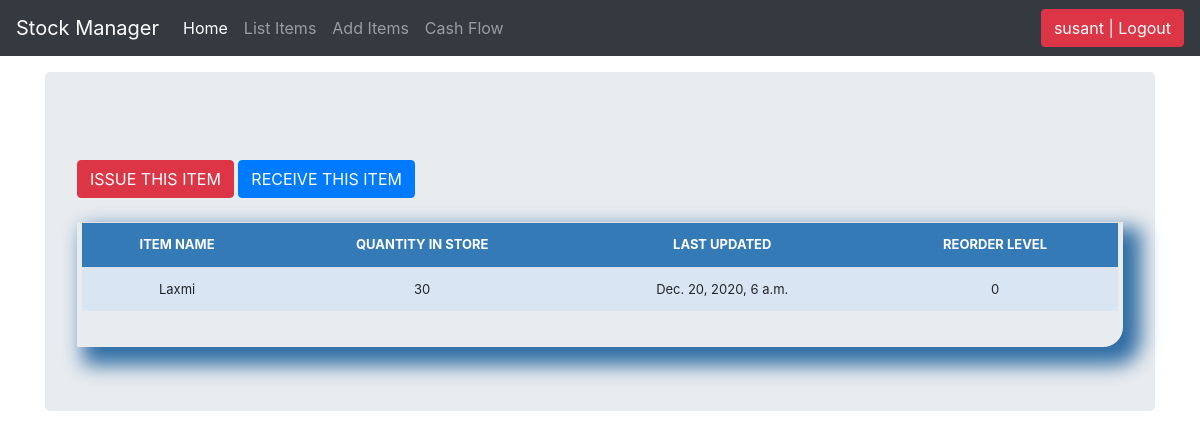
Screenshot of /stock_detail/5/ (signed in) with the database file from the repository.
### stockmgmgt/models.py (models this page shows, shortened)
class Stock(models.Model):
    category = models.ForeignKey(Category, on_delete=models.CASCADE, blank=True)
    item_name = models.CharField(max_length=50, blank=True, null=True)
    quantity = models.IntegerField(default='0', blank=True, null=True)
    receive_quantity = models.IntegerField(default='0', blank=True, null=True)
    receive_by = models.CharField(max_length=50, blank=True, null=True)
    issue_quantity = models.IntegerField(default='0', blank=True, null=True)
    issue_by = models.CharField(max_length=50, blank=True, null=True)
    issue_to = models.CharField(max_length=50, blank=True, null=True)
    phone_number = models.CharField(max_length=50, blank=True, null=True)
    created_by = models.CharField(max_length=50, blank=True, null=True)
    reorder_level = models.IntegerField(default='0', blank=True, null=True)
    last_updated = models.DateTimeField(auto_now_add=False, auto_now=True)
    time_stamp = models.DateTimeField(auto_now_add=True, auto_now=False)

### stockmgmgt/views.py (the view)
# urls.py: path('stock_detail/<str:pk>/', views.stock_detail, name="stock_detail"),
@login_required
def stock_detail(request, pk):
	queryset = Stock.objects.get(id=pk)
	context = {
		"queryset": queryset,
	}
	return render(request, "stock_detail.html", context)

### stockmgmgt/templates/stock_detail.html (shortened to what this page needs)
{% load static %}
{% load crispy_forms_tags %}
<!DOCTYPE html>
<html lang="en">
  <head>
<link href="{% static 'css/stylesheet.css' %}" rel="stylesheet">
<link href="{% static 'css/bootstrap.min.css' %}" rel="stylesheet">
    <link href="{% static 'css/navbar-top-fixed.css' %}" rel="stylesheet">  </head>
  <body>
  {% include 'navbar.html' %}
<main role="main" class="container">
  <div class="jumbotron">
    <br>
        <a href="{% url 'issue_items' queryset.id %}"><div class='btn btn-danger'>ISSUE THIS ITEM</div></a>
        <a href="{% url 'receive_items' queryset.id %}"><div class='btn btn-primary'>RECEIVE THIS ITEM</div></a>
        <br><br>
        <div class="display_table">
          <table class='table'>
                  <tr>
                    <th>ITEM NAME</th>
                    <th>QUANTITY IN STORE</th>
                    <th>LAST UPDATED</th>
                    <th>REORDER LEVEL</th>
                  </tr>
                  <tr>
                    <td>{{queryset.item_name}}</td>
                    <td>{{queryset.quantity}}</td>
                    <td>{{queryset.last_updated}}</td>
                    <td>{{queryset.reorder_level}}</td>
                  </tr>
          </table>
        </div>
  </div>
</main>
</body>
</html>

### stockmgmgt/templates/navbar.html (shortened to what this page needs)
 <nav class="navbar navbar-expand-md navbar-dark fixed-top bg-dark">
  <a class="navbar-brand" href="/">Stock Manager</a>
  <div class="collapse navbar-collapse" id="navbarCollapse">
    <ul class="navbar-nav mr-auto">
      <li class="nav-item active">
        <a class="nav-link" href="/">Home <span class="sr-only">(current)</span></a>
      </li>
      {% if request.user.is_authenticated %}
        <li class="nav-item">
          <a class="nav-link" href="/list_items">List Items</a>
        </li>
        <li class="nav-item">
          <a class="nav-link" href="/add_items">Add Items</a>
        </li>
        <li class="nav-item">
            <a class="nav-link" href="/cash_flow">Cash Flow</a>
        </li>
      {% endif %}
    </ul>
     <ul class="navbar-nav">
        {% if request.user.is_authenticated %}
        <li><a href="/accounts/logout"><button class="btn btn-danger">{{ user }} | Logout</button></a></li>
        {% else %}
        <li><a href="/accounts/login">Login</a></li>
        {% endif %}
    </ul>
  </div>
</nav>

### stockmgmgt/static/css/stylesheet.css (style rules this page uses)
body { background-color: #34eb6b; }
.table { font-size: 13px; text-align: center; width: 95%; margin: auto; }
.table tr:nth-child(odd) { background: #B8CAE4 }
.table tr:nth-child(even) { background: #dae5f4 }
th { background-color: #337ab7; color: white; }
.display_table { border-bottom-right-radius: 20px; padding-left: 5px; padding-right: 5px; padding-bottom: 20px; box-shadow: 12px 12px 20px 6px #2e6da4; }

### stockmgmgt/static/css/navbar-top-fixed.css (style rules this page uses)
body { min-height: 75rem; padding-top: 4.5rem; }

### rows the page displays
Stock: item_name "Laxmi", quantity "30", last_updated "Dec. 20, 2020, 6 a.m.", reorder_level "0"

### other values shown
{{ user }} "susant"
